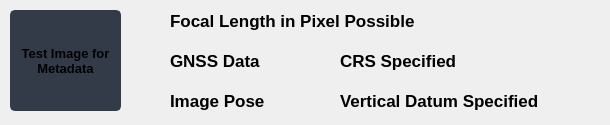
                   <widget class="QWidget" name="page_exif_test">
                    <widget class="QPushButton" name="btn_test_image_exif">
                     <property name="enabled">
                      <bool>true</bool>
                     </property>
                     <property name="geometry">
                      <rect>
                       <x>10</x>
                       <y>10</y>
                       <width>111</width>
                       <height>101</height>
                      </rect>
                     </property>
                     <property name="font">
                      <font>
                       <pointsize>10</pointsize>
                       <bold>true</bold>
                      </font>
                     </property>
                     <property name="styleSheet">
                      <string notr="true">QPushButton {
	border: 2px solid rgb(52, 59, 72);
	border-radius: 5px;	
	background-color: rgb(52, 59, 72);
}
QPushButton:hover {
	background-color: rgb(57, 65, 80);
	border: 2px solid rgb(61, 70, 86);
}
QPushButton:pressed {	
	background-color: rgb(35, 40, 49);
	border: 2px solid rgb(43, 50, 61);
}</string>
                     </property>
                     <property name="text">
                      <string notr="true">Test Image for
Metadata</string>
                     </property>
                    </widget>
                    <widget class="QPushButton" name="led_focal_length">
                     <property name="geometry">
                      <rect>
                       <x>140</x>
                       <y>12</y>
                       <width>18</width>
                       <height>18</height>
                      </rect>
                     </property>
                     <property name="styleSheet">
                      <string notr="true">color: white;border-radius: 20;
        background-color: qlineargradient(spread:pad, x1:0.145, y1:0.16, x2:1, y2:1, stop:0 rgba(255, 25, 7, 255),
        stop:1 rgba(134, 25, 5, 255));</string>
                     </property>
                     <property name="text">
                      <string/>
                     </property>
                    </widget>
                    <widget class="QPushButton" name="led_gnss_data">
                     <property name="geometry">
                      <rect>
                       <x>140</x>
                       <y>50</y>
                       <width>18</width>
                       <height>18</height>
                      </rect>
                     </property>
                     <property name="styleSheet">
                      <string notr="true">color: white;border-radius: 20;
        background-color: qlineargradient(spread:pad, x1:0.145, y1:0.16, x2:1, y2:1, stop:0 rgba(255, 25, 7, 255),
        stop:1 rgba(134, 25, 5, 255));</string>
                     </property>
                     <property name="text">
                      <string/>
                     </property>
                    </widget>
                    <widget class="QPushButton" name="led_image_pose">
                     <property name="geometry">
                      <rect>
                       <x>140</x>
                       <y>90</y>
                       <width>18</width>
                       <height>18</height>
                      </rect>
                     </property>
                     <property name="styleSheet">
                      <string notr="true">color: white;border-radius: 20;
        background-color: qlineargradient(spread:pad, x1:0.145, y1:0.16, x2:1, y2:1, stop:0 rgba(255, 25, 7, 255),
        stop:1 rgba(134, 25, 5, 255));</string>
                     </property>
                     <property name="text">
                      <string/>
                     </property>
                    </widget>
                    <widget class="QPushButton" name="led_crs_vertical">
                     <property name="geometry">
                      <rect>
                       <x>310</x>
                       <y>90</y>
                       <width>18</width>
                       <height>18</height>
                      </rect>
                     </property>
                     <property name="styleSheet">
                      <string notr="true">color: white;border-radius: 20;
        background-color: qlineargradient(spread:pad, x1:0.145, y1:0.16, x2:1, y2:1, stop:0 rgba(255, 25, 7, 255),
        stop:1 rgba(134, 25, 5, 255));</string>
                     </property>
                     <property name="text">
                      <string/>
                     </property>
                    </widget>
                    <widget class="QPushButton" name="led_crs_data">
                     <property name="geometry">
                      <rect>
                       <x>310</x>
                       <y>50</y>
                       <width>18</width>
                       <height>18</height>
                      </rect>
                     </property>
                     <property name="styleSheet">
                      <string notr="true">color: white;border-radius: 20;
        background-color: qlineargradient(spread:pad, x1:0.145, y1:0.16, x2:1, y2:1, stop:0 rgba(255, 25, 7, 255),
        stop:1 rgba(134, 25, 5, 255));</string>
                     </property>
                     <property name="text">
                      <string/>
                     </property>
                    </widget>
                    <widget class="QLabel" name="label_20">
                     <property name="geometry">
                      <rect>
                       <x>170</x>
                       <y>5</y>
                       <width>291</width>
                       <height>31</height>
                      </rect>
                     </property>
                     <property name="font">
                      <font>
                       <pointsize>13</pointsize>
                       <bold>true</bold>
                      </font>
                     </property>
                     <property name="text">
                      <string notr="true">Focal Length in Pixel Possible</string>
                     </property>
                    </widget>
                    <widget class="QLabel" name="label_56">
                     <property name="geometry">
                      <rect>
                       <x>340</x>
                       <y>50</y>
                       <width>251</width>
                       <height>21</height>
                      </rect>
                     </property>
                     <property name="font">
                      <font>
                       <pointsize>13</pointsize>
                       <bold>true</bold>
                      </font>
                     </property>
                     <property name="text">
                      <string notr="true">CRS Specified</string>
                     </property>
                    </widget>
                    <widget class="QLabel" name="label_55">
                     <property name="geometry">
                      <rect>
                       <x>170</x>
                       <y>85</y>
                       <width>141</width>
                       <height>31</height>
                      </rect>
                     </property>
                     <property name="font">
                      <font>
                       <pointsize>13</pointsize>
                       <bold>true</bold>
                      </font>
                     </property>
                     <property name="text">
                      <string notr="true">Image Pose</string>
                     </property>
                    </widget>
                    <widget class="QLabel" name="label_58">
                     <property name="geometry">
                      <rect>
                       <x>340</x>
                       <y>90</y>
                       <width>261</width>
                       <height>21</height>
                      </rect>
                     </property>
                     <property name="font">
                      <font>
                       <pointsize>13</pointsize>
                       <bold>true</bold>
                      </font>
                     </property>
                     <property name="text">
                      <string notr="true">Vertical Datum Specified</string>
                     </property>
                    </widget>
                    <widget class="QLabel" name="label_54">
                     <property name="geometry">
                      <rect>
                       <x>170</x>
                       <y>50</y>
                       <width>131</width>
                       <height>21</height>
                      </rect>
                     </property>
                     <property name="font">
                      <font>
                       <pointsize>13</pointsize>
                       <bold>true</bold>
                      </font>
                     </property>
                     <property name="text">
                      <string notr="true">GNSS Data</string>
                     </property>
                    </widget>
                   </widget>
